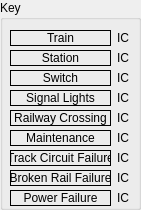
   <widget class="QGroupBox" name="group_map_key">
    <property name="geometry">
     <rect>
      <x>229</x>
      <y>490</y>
      <width>141</width>
      <height>210</height>
     </rect>
    </property>
    <property name="title">
     <string>Key</string>
    </property>
    <widget class="QLabel" name="key_occupied_display">
     <property name="geometry">
      <rect>
       <x>10</x>
       <y>30</y>
       <width>101</width>
       <height>16</height>
      </rect>
     </property>
     <property name="font">
      <font>
       <pointsize>9</pointsize>
      </font>
     </property>
     <property name="frameShape">
      <enum>QFrame::Shape::Box</enum>
     </property>
     <property name="text">
      <string>Train</string>
     </property>
     <property name="alignment">
      <set>Qt::AlignmentFlag::AlignCenter</set>
     </property>
    </widget>
    <widget class="QLabel" name="key_station_display">
     <property name="geometry">
      <rect>
       <x>10</x>
       <y>50</y>
       <width>101</width>
       <height>16</height>
      </rect>
     </property>
     <property name="font">
      <font>
       <pointsize>9</pointsize>
      </font>
     </property>
     <property name="frameShape">
      <enum>QFrame::Shape::Box</enum>
     </property>
     <property name="text">
      <string>Station</string>
     </property>
     <property name="alignment">
      <set>Qt::AlignmentFlag::AlignCenter</set>
     </property>
    </widget>
    <widget class="QLabel" name="key_switch_display">
     <property name="geometry">
      <rect>
       <x>10</x>
       <y>70</y>
       <width>101</width>
       <height>16</height>
      </rect>
     </property>
     <property name="font">
      <font>
       <pointsize>9</pointsize>
      </font>
     </property>
     <property name="frameShape">
      <enum>QFrame::Shape::Box</enum>
     </property>
     <property name="text">
      <string>Switch</string>
     </property>
     <property name="alignment">
      <set>Qt::AlignmentFlag::AlignCenter</set>
     </property>
    </widget>
    <widget class="QLabel" name="key_signal_lights_display">
     <property name="geometry">
      <rect>
       <x>10</x>
       <y>90</y>
       <width>101</width>
       <height>16</height>
      </rect>
     </property>
     <property name="font">
      <font>
       <pointsize>9</pointsize>
      </font>
     </property>
     <property name="frameShape">
      <enum>QFrame::Shape::Box</enum>
     </property>
     <property name="text">
      <string>Signal Lights</string>
     </property>
     <property name="alignment">
      <set>Qt::AlignmentFlag::AlignCenter</set>
     </property>
    </widget>
    <widget class="QLabel" name="key_railway_crossing_display">
     <property name="geometry">
      <rect>
       <x>10</x>
       <y>110</y>
       <width>101</width>
       <height>16</height>
      </rect>
     </property>
     <property name="font">
      <font>
       <pointsize>9</pointsize>
      </font>
     </property>
     <property name="frameShape">
      <enum>QFrame::Shape::Box</enum>
     </property>
     <property name="text">
      <string>Railway Crossing</string>
     </property>
     <property name="alignment">
      <set>Qt::AlignmentFlag::AlignCenter</set>
     </property>
    </widget>
    <widget class="QLabel" name="key_maintenance_display">
     <property name="geometry">
      <rect>
       <x>10</x>
       <y>130</y>
       <width>101</width>
       <height>16</height>
      </rect>
     </property>
     <property name="font">
      <font>
       <pointsize>9</pointsize>
      </font>
     </property>
     <property name="frameShape">
      <enum>QFrame::Shape::Box</enum>
     </property>
     <property name="text">
      <string>Maintenance</string>
     </property>
     <property name="alignment">
      <set>Qt::AlignmentFlag::AlignCenter</set>
     </property>
    </widget>
    <widget class="QLabel" name="key_track_circuit_failure_display">
     <property name="geometry">
      <rect>
       <x>10</x>
       <y>150</y>
       <width>101</width>
       <height>16</height>
      </rect>
     </property>
     <property name="font">
      <font>
       <pointsize>9</pointsize>
      </font>
     </property>
     <property name="frameShape">
      <enum>QFrame::Shape::Box</enum>
     </property>
     <property name="text">
      <string>Track Circuit Failure</string>
     </property>
     <property name="alignment">
      <set>Qt::AlignmentFlag::AlignCenter</set>
     </property>
    </widget>
    <widget class="QLabel" name="key_power_failure_display">
     <property name="geometry">
      <rect>
       <x>10</x>
       <y>190</y>
       <width>101</width>
       <height>16</height>
      </rect>
     </property>
     <property name="font">
      <font>
       <pointsize>9</pointsize>
      </font>
     </property>
     <property name="frameShape">
      <enum>QFrame::Shape::Box</enum>
     </property>
     <property name="text">
      <string>Power Failure</string>
     </property>
     <property name="alignment">
      <set>Qt::AlignmentFlag::AlignCenter</set>
     </property>
    </widget>
    <widget class="QLabel" name="key_broken_rail_failure_display">
     <property name="geometry">
      <rect>
       <x>10</x>
       <y>170</y>
       <width>101</width>
       <height>16</height>
      </rect>
     </property>
     <property name="font">
      <font>
       <pointsize>9</pointsize>
      </font>
     </property>
     <property name="frameShape">
      <enum>QFrame::Shape::Box</enum>
     </property>
     <property name="text">
      <string>Broken Rail Failure</string>
     </property>
     <property name="alignment">
      <set>Qt::AlignmentFlag::AlignCenter</set>
     </property>
    </widget>
    <widget class="QLabel" name="train_icon">
     <property name="geometry">
      <rect>
       <x>117</x>
       <y>30</y>
       <width>16</width>
       <height>16</height>
      </rect>
     </property>
     <property name="text">
      <string>IC</string>
     </property>
    </widget>
    <widget class="QLabel" name="station_icon">
     <property name="geometry">
      <rect>
       <x>117</x>
       <y>50</y>
       <width>16</width>
       <height>16</height>
      </rect>
     </property>
     <property name="text">
      <string>IC</string>
     </property>
    </widget>
    <widget class="QLabel" name="switch_icon">
     <property name="geometry">
      <rect>
       <x>117</x>
       <y>70</y>
       <width>16</width>
       <height>16</height>
      </rect>
     </property>
     <property name="text">
      <string>IC</string>
     </property>
    </widget>
    <widget class="QLabel" name="traffic_signal_icon">
     <property name="geometry">
      <rect>
       <x>117</x>
       <y>90</y>
       <width>16</width>
       <height>16</height>
      </rect>
     </property>
     <property name="text">
      <string>IC</string>
     </property>
    </widget>
    <widget class="QLabel" name="railway_crossing_icon">
     <property name="geometry">
      <rect>
       <x>117</x>
       <y>110</y>
       <width>16</width>
       <height>16</height>
      </rect>
     </property>
     <property name="text">
      <string>IC</string>
     </property>
    </widget>
    <widget class="QLabel" name="maintenance_icon">
     <property name="geometry">
      <rect>
       <x>117</x>
       <y>130</y>
       <width>16</width>
       <height>16</height>
      </rect>
     </property>
     <property name="text">
      <string>IC</string>
     </property>
    </widget>
    <widget class="QLabel" name="track_circuit_failure_icon">
     <property name="geometry">
      <rect>
       <x>117</x>
       <y>150</y>
       <width>16</width>
       <height>16</height>
      </rect>
     </property>
     <property name="text">
      <string>IC</string>
     </property>
    </widget>
    <widget class="QLabel" name="broken_rail_failure_icon">
     <property name="geometry">
      <rect>
       <x>117</x>
       <y>170</y>
       <width>16</width>
       <height>16</height>
      </rect>
     </property>
     <property name="text">
      <string>IC</string>
     </property>
    </widget>
    <widget class="QLabel" name="power_failure_icon">
     <property name="geometry">
      <rect>
       <x>117</x>
       <y>190</y>
       <width>16</width>
       <height>16</height>
      </rect>
     </property>
     <property name="text">
      <string>IC</string>
     </property>
    </widget>
   </widget>
